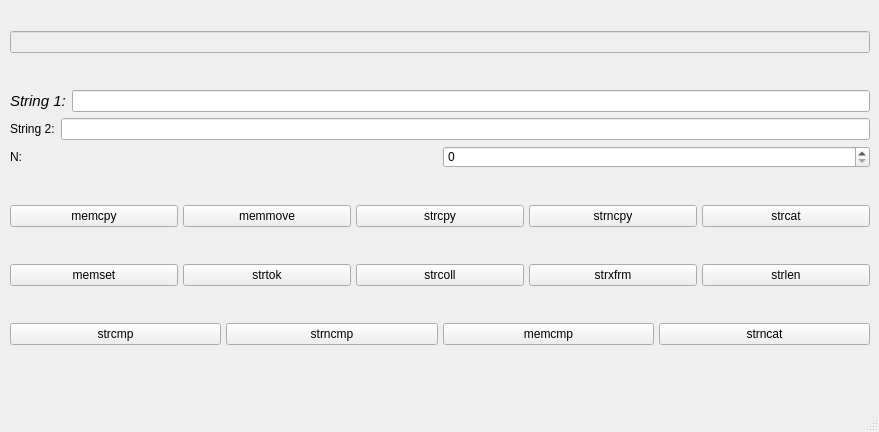
<?xml version="1.0" encoding="UTF-8"?>
<ui version="4.0">
 <class>MainWindow</class>
 <widget class="QMainWindow" name="MainWindow">
  <property name="geometry">
   <rect>
    <x>0</x>
    <y>0</y>
    <width>879</width>
    <height>432</height>
   </rect>
  </property>
  <property name="windowTitle">
   <string>ЧипиЧипи</string>
  </property>
  <property name="styleSheet">
   <string notr="true">color: rgb(0, 0, 0);
font: 700 italic 11pt &quot;Ubuntu&quot;;</string>
  </property>
  <widget class="QWidget" name="centralwidget">
   <widget class="QWidget" name="layoutWidget">
    <property name="geometry">
     <rect>
      <x>10</x>
      <y>0</y>
      <width>860</width>
      <height>381</height>
     </rect>
    </property>
    <layout class="QVBoxLayout" name="verticalLayout">
     <item>
      <widget class="QLineEdit" name="ln_ans">
       <property name="enabled">
        <bool>false</bool>
       </property>
       <property name="styleSheet">
        <string notr="true">font: 700 11pt &quot;Ubuntu Condensed&quot;;</string>
       </property>
      </widget>
     </item>
     <item>
      <layout class="QVBoxLayout" name="verticalLayout_2">
       <item>
        <layout class="QHBoxLayout" name="horizontalLayout_5">
         <item>
          <widget class="QLabel" name="label">
           <property name="font">
            <font>
             <family>Ubuntu</family>
             <pointsize>11</pointsize>
             <italic>true</italic>
             <bold>false</bold>
            </font>
           </property>
           <property name="toolTip">
            <string>&lt;html&gt;&lt;head/&gt;&lt;body&gt;&lt;p&gt;&lt;br/&gt;&lt;/p&gt;&lt;/body&gt;&lt;/html&gt;</string>
           </property>
           <property name="styleSheet">
            <string notr="true">font: italic 11pt &quot;Ubuntu&quot;;</string>
           </property>
           <property name="text">
            <string>String 1:</string>
           </property>
          </widget>
         </item>
         <item>
          <widget class="QLineEdit" name="ln_str1">
           <property name="styleSheet">
            <string notr="true">font: 700 11pt &quot;Ubuntu Condensed&quot;;</string>
           </property>
          </widget>
         </item>
        </layout>
       </item>
       <item>
        <layout class="QHBoxLayout" name="horizontalLayout_4">
         <item>
          <widget class="QLabel" name="label_2">
           <property name="styleSheet">
            <string notr="true">font: italic 11pt &quot;Ubuntu&quot;;</string>
           </property>
           <property name="text">
            <string>String 2:</string>
           </property>
          </widget>
         </item>
         <item>
          <widget class="QLineEdit" name="ln_str2">
           <property name="styleSheet">
            <string notr="true">font: 700 11pt &quot;Ubuntu Condensed&quot;;</string>
           </property>
          </widget>
         </item>
        </layout>
       </item>
       <item>
        <layout class="QHBoxLayout" name="horizontalLayout_6">
         <item>
          <widget class="QLabel" name="label_3">
           <property name="styleSheet">
            <string notr="true">font: 700 11pt &quot;Ubuntu Condensed&quot;;</string>
           </property>
           <property name="text">
            <string>N:</string>
           </property>
          </widget>
         </item>
         <item>
          <widget class="QSpinBox" name="spb_N">
           <property name="styleSheet">
            <string notr="true">font: 700 11pt &quot;Ubuntu Condensed&quot;;</string>
           </property>
          </widget>
         </item>
        </layout>
       </item>
      </layout>
     </item>
     <item>
      <layout class="QHBoxLayout" name="horizontalLayout_3">
       <property name="spacing">
        <number>5</number>
       </property>
       <item>
        <widget class="QPushButton" name="bnt_memcpy">
         <property name="styleSheet">
          <string notr="true">font: 700 11pt &quot;Ubuntu Condensed&quot;;</string>
         </property>
         <property name="text">
          <string>memcpy</string>
         </property>
        </widget>
       </item>
       <item>
        <widget class="QPushButton" name="bnt_memmove">
         <property name="styleSheet">
          <string notr="true">font: 700 11pt &quot;Ubuntu Condensed&quot;;</string>
         </property>
         <property name="text">
          <string>memmove</string>
         </property>
        </widget>
       </item>
       <item>
        <widget class="QPushButton" name="bnt_strcpy">
         <property name="styleSheet">
          <string notr="true">font: 700 11pt &quot;Ubuntu Condensed&quot;;</string>
         </property>
         <property name="text">
          <string>strcpy</string>
         </property>
        </widget>
       </item>
       <item>
        <widget class="QPushButton" name="bnt_strncpy">
         <property name="styleSheet">
          <string notr="true">font: 700 11pt &quot;Ubuntu Condensed&quot;;</string>
         </property>
         <property name="text">
          <string>strncpy</string>
         </property>
        </widget>
       </item>
       <item>
        <widget class="QPushButton" name="bnt_strcat">
         <property name="styleSheet">
          <string notr="true">font: 700 11pt &quot;Ubuntu Condensed&quot;;</string>
         </property>
         <property name="text">
          <string>strcat</string>
         </property>
        </widget>
       </item>
      </layout>
     </item>
     <item>
      <layout class="QHBoxLayout" name="horizontalLayout_2">
       <property name="spacing">
        <number>5</number>
       </property>
       <item>
        <widget class="QPushButton" name="bnt_memset">
         <property name="styleSheet">
          <string notr="true">font: 700 11pt &quot;Ubuntu Condensed&quot;;</string>
         </property>
         <property name="text">
          <string>memset</string>
         </property>
        </widget>
       </item>
       <item>
        <widget class="QPushButton" name="bnt_strtok">
         <property name="styleSheet">
          <string notr="true">font: 700 11pt &quot;Ubuntu Condensed&quot;;</string>
         </property>
         <property name="text">
          <string>strtok</string>
         </property>
        </widget>
       </item>
       <item>
        <widget class="QPushButton" name="bnt_strcoll">
         <property name="styleSheet">
          <string notr="true">font: 700 11pt &quot;Ubuntu Condensed&quot;;</string>
         </property>
         <property name="text">
          <string>strcoll</string>
         </property>
        </widget>
       </item>
       <item>
        <widget class="QPushButton" name="bnt_strxfrm">
         <property name="styleSheet">
          <string notr="true">font: 700 11pt &quot;Ubuntu Condensed&quot;;</string>
         </property>
         <property name="text">
          <string>strxfrm</string>
         </property>
        </widget>
       </item>
       <item>
        <widget class="QPushButton" name="bnt_strlen">
         <property name="styleSheet">
          <string notr="true">font: 700 11pt &quot;Ubuntu Condensed&quot;;</string>
         </property>
         <property name="text">
          <string>strlen</string>
         </property>
        </widget>
       </item>
      </layout>
     </item>
     <item>
      <layout class="QHBoxLayout" name="horizontalLayout">
       <property name="spacing">
        <number>5</number>
       </property>
       <property name="sizeConstraint">
        <enum>QLayout::SetMinimumSize</enum>
       </property>
       <item>
        <widget class="QPushButton" name="bnt_strcmp">
         <property name="styleSheet">
          <string notr="true">font: 700 11pt &quot;Ubuntu Condensed&quot;;</string>
         </property>
         <property name="text">
          <string>strcmp</string>
         </property>
        </widget>
       </item>
       <item>
        <widget class="QPushButton" name="bnt_strncmp">
         <property name="styleSheet">
          <string notr="true">font: 700 11pt &quot;Ubuntu Condensed&quot;;</string>
         </property>
         <property name="text">
          <string>strncmp</string>
         </property>
        </widget>
       </item>
       <item>
        <widget class="QPushButton" name="bnt_memcmp">
         <property name="styleSheet">
          <string notr="true">font: 700 11pt &quot;Ubuntu Condensed&quot;;</string>
         </property>
         <property name="text">
          <string>memcmp</string>
         </property>
        </widget>
       </item>
       <item>
        <widget class="QPushButton" name="bnt_strncat">
         <property name="styleSheet">
          <string notr="true">font: 700 11pt &quot;Ubuntu Condensed&quot;;</string>
         </property>
         <property name="text">
          <string>strncat</string>
         </property>
        </widget>
       </item>
      </layout>
     </item>
    </layout>
   </widget>
  </widget>
  <widget class="QMenuBar" name="menubar">
   <property name="geometry">
    <rect>
     <x>0</x>
     <y>0</y>
     <width>879</width>
     <height>22</height>
    </rect>
   </property>
  </widget>
  <widget class="QStatusBar" name="statusbar"/>
 </widget>
 <resources/>
 <connections/>
</ui>
